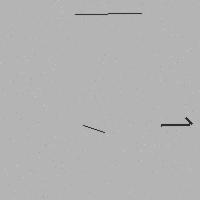
#> input picture Metal_Surface_Defect_Detection/dataset/img1.jpg, 200 x 200 px
$ python defect_detection.py
#> lines starting #> are read from the running program, lines starting #| are printed output that depends on the picture; after the words box and inside, x2 and y2 are one past the last pixel; in counts of white or black regions, pixels touching at a corner belong together
import cv2
import numpy as np
import matplotlib.pyplot as plt
from pathlib import Path
import sys

# -----------------------------
# Paths and Read Image
# -----------------------------
# Use paths relative to this script so the script can be run from any CWD
BASE_DIR = Path(__file__).parent
image_path = BASE_DIR / "dataset" / "img1.jpg"

image = cv2.imread(str(image_path))
#> image is the input picture: shape (200, 200, 3); min 21, max 208, mean 179.4

if image is None:
    print(f"Error: Image not found at {image_path}")
    sys.exit(1)

# Copy original image
result = image.copy()

# -----------------------------
# Convert to Grayscale
# -----------------------------
gray = cv2.cvtColor(image, cv2.COLOR_BGR2GRAY)

# -----------------------------
# Gaussian Blur
# -----------------------------
blur = cv2.GaussianBlur(gray, (5, 5), 0)

# -----------------------------
# Thresholding (Otsu)
# -----------------------------
_, thresh = cv2.threshold(
    blur,
    0,
    255,
    cv2.THRESH_BINARY_INV + cv2.THRESH_OTSU
)
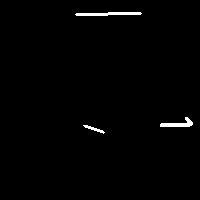
#> thresh: shape (200, 200); 1% white; 3 white regions, box (x1, y1, x2, y2) and area: (75, 12, 142, 16) 197, (160, 117, 193, 127) 155, (83, 125, 105, 134) 61

# -----------------------------
# Edge Detection
# -----------------------------
edges = cv2.Canny(blur, 50, 150)
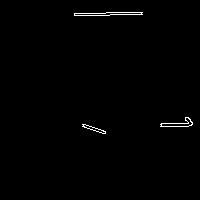
#> edges: shape (200, 200); 0.69% white in thin lines or dots, all inside (x1, y1, x2, y2) = (74, 12, 193, 134)

# -----------------------------
# Morphological Operations
# -----------------------------
kernel = np.ones((3,3), np.uint8)

opening = cv2.morphologyEx(
    thresh,
    cv2.MORPH_OPEN,
    kernel,
    iterations=1
)
#> opening: shape (200, 200); 1% white; 3 white regions, box (x1, y1, x2, y2) and area: (76, 12, 141, 16) 195, (160, 117, 193, 127) 155, (85, 125, 103, 133) 54

closing = cv2.morphologyEx(
    opening,
    cv2.MORPH_CLOSE,
    kernel,
    iterations=2
)
#> closing: shape (200, 200); 1% white; 3 white regions

# -----------------------------
# Find Contours
# -----------------------------
contours, _ = cv2.findContours(
    closing,
    cv2.RETR_EXTERNAL,
    cv2.CHAIN_APPROX_SIMPLE
)
#> contours = 3 contours; box (x1, y1, x2, y2) and area: (76, 12, 141, 16) 128, (160, 117, 193, 127) 122, (85, 125, 103, 133) 34

count = 0

for contour in contours:

    area = cv2.contourArea(contour)

    # Ignore very small contours (noise)
    if area > 30:

        x, y, w, h = cv2.boundingRect(contour)

        cv2.rectangle(
            result,
            (x, y),
            (x+w, y+h),
            (0, 0, 255),
            2
        )

        cv2.putText(
            result,
            "Defect",
            (x, y-5),
            cv2.FONT_HERSHEY_SIMPLEX,
            0.5,
            (0,255,0),
            1
        )

        count += 1
#> this loop made 3 passes
#> (area, x, y, w, h) on passes 1 to 3: (34, 85, 125, 18, 8), (122.5, 160, 117, 33, 10), (128, 76, 12, 65, 4)
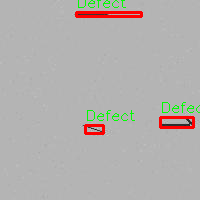
#> result: shape (200, 200, 3); 2.85% of pixels changed, all inside (x1, y1, x2, y2) = (75, 0, 200, 135)
#> after the loop, count = 3

print("Total Defects Detected:", count)
#| Total Defects Detected: 3

# -----------------------------
# Save Results
# -----------------------------

# Save outputs next to the script
cv2.imwrite(str(BASE_DIR / "output_original.jpg"), image)
cv2.imwrite(str(BASE_DIR / "output_gray.jpg"), gray)
cv2.imwrite(str(BASE_DIR / "output_threshold.jpg"), thresh)
cv2.imwrite(str(BASE_DIR / "output_edges.jpg"), edges)
cv2.imwrite(str(BASE_DIR / "output_morphological.jpg"), closing)
cv2.imwrite(str(BASE_DIR / "output_detected_defects.jpg"), result)

print("\n✓ Results saved successfully!")
print("\nOutput files created in:", BASE_DIR)
print("  - output_original.jpg")
print("  - output_gray.jpg")
print("  - output_threshold.jpg")
print("  - output_edges.jpg")
print("  - output_morphological.jpg")
print("  - output_detected_defects.jpg (with defects highlighted in red boxes)")
print("\nScript completed successfully!")
